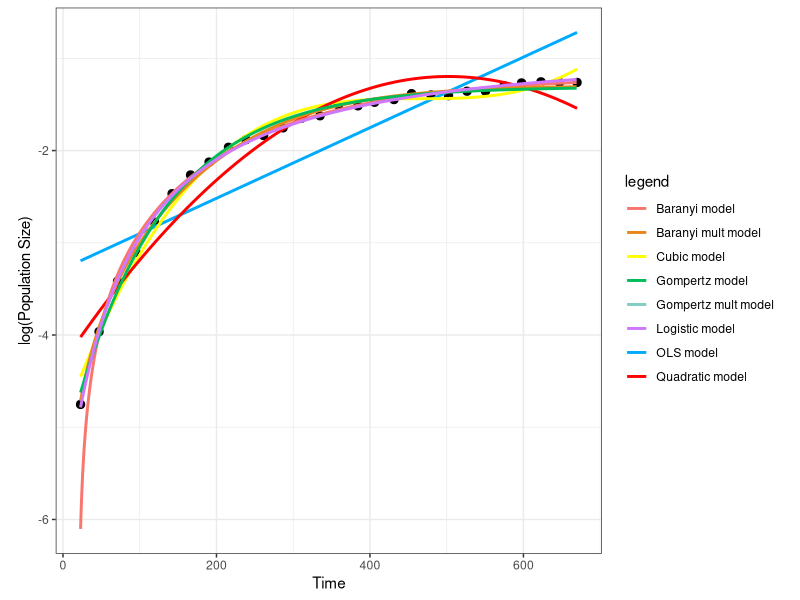

Generate this figure with R:
# Author: Uva Fung u.fung21@imperial.ac.uk
# Date: Nov 29, 2021
# File name: ModPlotting_para.R
# Description: This script imports modified data for graph plotting. 

rm(list=ls())
require(ggplot2)
require(minpack.lm)
require(tidyverse)
require(broom)

data = read.csv("../data/ModifiedLogisticGrowthData.csv")
Subset_ID95 <- subset(data, ID_no_Rep_dup == "95_1", select=X:ID_no_Rep_dup) # Subset data with ID 95

para = read.csv("../data/Parameters_nLS.csv")
rownames(para) <- para$ID_no_Rep_dup


########### 1 -- OLS Model #############
OLS_ID95 <- lm(LogPopBio ~ Time, data = Subset_ID95) # fit lm with log scale
summary(OLS_ID95)

r_val <- coef(summary(OLS_ID95))["Time","Estimate"] # extract r estimate and save it as in a new variable


########### 2 -- Quadratic equation #############
Qua_ID95 <- lm(LogPopBio ~ Time + I(Time^2) , data = Subset_ID95) # Fit lm with quadratic equation
summary(Qua_ID95)


########### 3 -- Cubic equation #############
Cub_ID95 <- lm(LogPopBio ~ Time + I(Time^2) + I(Time^3), data = Subset_ID95) # fit lm with cubic equation
summary(Cub_ID95)


########### 4 -- Logistic model #############
logistic <- function(t, r, K, N0){                      # logistic model in log scale
  return((N0 * K * exp(r * t))/(K+N0 * (exp(r * t)-1)))
}

########### 5 -- Gompertz model #############
gompertz <- function(t, r, K, N0, t_lag){     # Modified gompertz growth model (Zwietering 1990)
  return(N0 + (K - N0) * exp(-exp(r * exp(1) * (t_lag - t)/((K - N0) * log(10)) + 1)))
}   

########### 6 -- Baranyi model #############
baranyi <- function(t=Time, r, K, N0, t_lag) {N0 + r * (t + (1/r) * log(exp(-r*t) + 
                                                                          exp(-r * t_lag) - exp(-r * (t + t_lag)))) - 
    log(1 + ((exp(r * (t + (1/r) * log(exp(-r*t) +
                                         exp(-r * t_lag) - exp(-r * 
                                                                 (t + t_lag)))))-1)/(exp(K-N0))))}

timepoints <- seq(min(Subset_ID95$Time), max(Subset_ID95$Time), 0.5) 

logistic_points <- logistic(t = timepoints,  # time points for logistic equation
                            r = para['95_1', 'Log_estimate_r'], 
                            K = para['95_1', 'Log_estimate_K'], 
                            N = para['95_1', 'Log_estimate_N0'])

gompertz_points <- gompertz(t = timepoints,  # time points for gompertz equation
                            r = para['95_1', 'Gom_estimate_r'], 
                            K = para['95_1', 'Gom_estimate_K'], 
                            N = para['95_1', 'Gom_estimate_N0'], 
                            t_lag = para['95_1', 'Gom_estimate_t_lag'])

baranyi_points <- baranyi(t = timepoints,  # time points for gompertz equation
                          r = para['95_1', 'Bar_estimate_r'], 
                          K = para['95_1', 'Bar_estimate_K'], 
                          N = para['95_1', 'Bar_estimate_N0'], 
                          t_lag = para['95_1', 'Bar_estimate_t_lag'])

baranyi_points <- log(baranyi_points)

gompertz_mult_points <- gompertz(t = timepoints,  # time points for gompertz equation
                            r = para['95_1', 'Gom_mult_Gom_estimate_r'], 
                            K = para['95_1', 'Gom_mult_Gom_estimate_K'], 
                            N = para['95_1', 'Gom_mult_Gom_estimate_N0'], 
                            t_lag = para['95_1', 'Gom_mult_Gom_estimate_t_lag'])

baranyi_mult_points <- baranyi(t = timepoints,  # time points for gompertz equation
                          r = para['95_1', 'Bar_mult_Bar_estimate_r'], 
                          K = para['95_1', 'Bar_mult_Bar_estimate_K'], 
                          N = para['95_1', 'Bar_mult_Bar_estimate_N0'], 
                          t_lag = para['95_1', 'Bar_mult_Bar_estimate_t_lag'])




df1 <- data.frame(timepoints, logistic_points)
df1$model <- "Logistic model"
names(df1) <- c("Time", "LogPopBio", "model")

df2 <- data.frame(timepoints, gompertz_points)
df2$model <- "Gompertz model"
names(df2) <- c("Time", "LogPopBio", "model")

df3 <- data.frame(timepoints, baranyi_points)
df3$model <- "Baranyi model"
names(df3) <- c("Time", "LogPopBio", "model")

df4 <- data.frame(timepoints, gompertz_mult_points)
df4$model <- "Gompertz mult model"
names(df4) <- c("Time", "LogPopBio", "model")

df5 <- data.frame(timepoints, baranyi_mult_points)
df5$model <- "Baranyi mult model"
names(df5) <- c("Time", "LogPopBio", "model")

model_frame <- rbind(df1, df2, df3, df4, df5)

combineplot <- ggplot(Subset_ID95, aes(x = Time, y = LogPopBio)) +
  geom_point(size = 2.5) +
  geom_smooth(method = "lm", aes(colour = "OLS model"), se = F) + # line for OLS
  geom_smooth (method= "lm", aes(colour = "Cubic model"), formula = y ~ x + I(x^2) + I(x^3), se=F) +  # line for cubic equation
  geom_smooth (method= "lm", aes(colour = "Quadratic model"), formula = y ~ x + I(x^2), se=F) + # line for quadratic equation
  geom_line(data = model_frame, aes(x = Time, y = LogPopBio, col = model), size = 1) + # se=F removes confidence interval
  theme_bw() + # make the background white
  theme(aspect.ratio=1)+ # make the plot square 
  labs(x = "Time", y = "log(Population Size)")+
  scale_colour_manual(name="legend", values=c("#F8766D", "#E7861B", "yellow", "#00BC59", "#80CDC1", "#CF78FF", "#00ABFD", "red")) 

print(combineplot)


  
